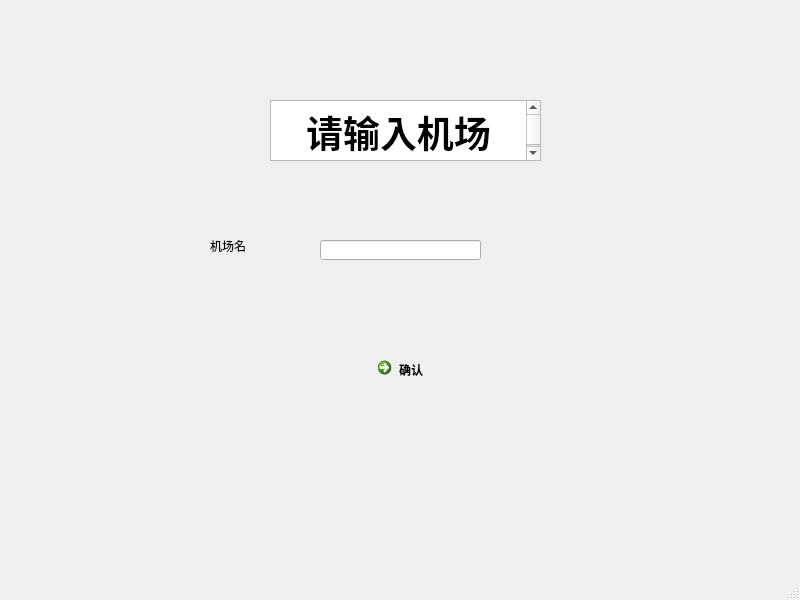
<?xml version="1.0" encoding="UTF-8"?>
<ui version="4.0">
 <class>MainWindow</class>
 <widget class="QMainWindow" name="MainWindow">
  <property name="geometry">
   <rect>
    <x>0</x>
    <y>0</y>
    <width>800</width>
    <height>600</height>
   </rect>
  </property>
  <property name="windowTitle">
   <string>MainWindow</string>
  </property>
  <widget class="QWidget" name="centralwidget">
   <widget class="QTextEdit" name="textEdit">
    <property name="geometry">
     <rect>
      <x>270</x>
      <y>100</y>
      <width>271</width>
      <height>61</height>
     </rect>
    </property>
    <property name="html">
     <string>&lt;!DOCTYPE HTML PUBLIC &quot;-//W3C//DTD HTML 4.0//EN&quot; &quot;http://www.w3.org/TR/REC-html40/strict.dtd&quot;&gt;
&lt;html&gt;&lt;head&gt;&lt;meta name=&quot;qrichtext&quot; content=&quot;1&quot; /&gt;&lt;style type=&quot;text/css&quot;&gt;
p, li { white-space: pre-wrap; }
&lt;/style&gt;&lt;/head&gt;&lt;body style=&quot; font-family:'SimSun'; font-size:9pt; font-weight:400; font-style:normal;&quot;&gt;
&lt;p align=&quot;center&quot; style=&quot; margin-top:0px; margin-bottom:0px; margin-left:0px; margin-right:0px; -qt-block-indent:0; text-indent:0px;&quot;&gt;&lt;span style=&quot; font-size:28pt; font-weight:600;&quot;&gt;请输入机场&lt;/span&gt;&lt;/p&gt;&lt;/body&gt;&lt;/html&gt;</string>
    </property>
   </widget>
   <widget class="QLabel" name="label">
    <property name="geometry">
     <rect>
      <x>210</x>
      <y>240</y>
      <width>54</width>
      <height>12</height>
     </rect>
    </property>
    <property name="text">
     <string>机场名</string>
    </property>
   </widget>
   <widget class="QLineEdit" name="lineEdit">
    <property name="geometry">
     <rect>
      <x>320</x>
      <y>240</y>
      <width>161</width>
      <height>20</height>
     </rect>
    </property>
   </widget>
   <widget class="QCommandLinkButton" name="commandLinkButton">
    <property name="geometry">
     <rect>
      <x>370</x>
      <y>350</y>
      <width>186</width>
      <height>41</height>
     </rect>
    </property>
    <property name="text">
     <string>确认</string>
    </property>
   </widget>
  </widget>
  <widget class="QMenuBar" name="menubar">
   <property name="geometry">
    <rect>
     <x>0</x>
     <y>0</y>
     <width>800</width>
     <height>22</height>
    </rect>
   </property>
  </widget>
  <widget class="QStatusBar" name="statusbar"/>
 </widget>
 <resources/>
 <connections/>
</ui>
